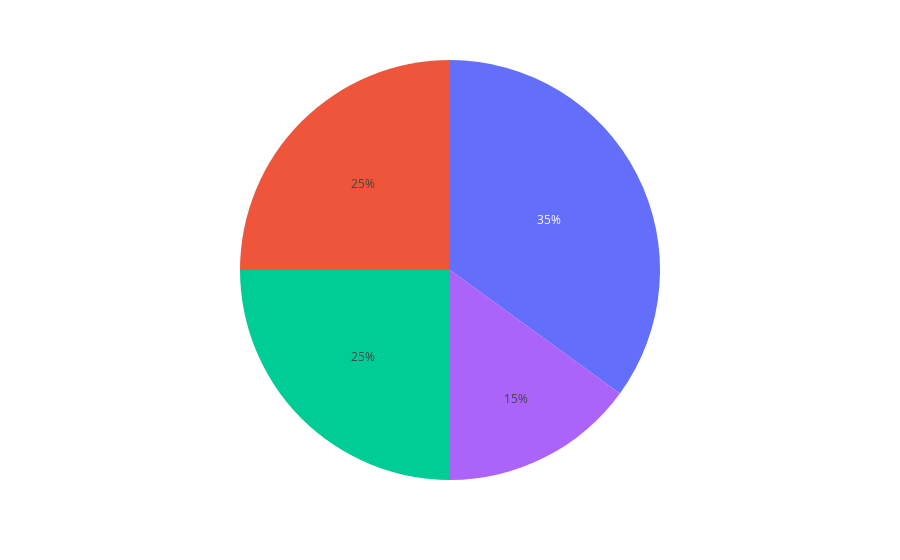

The notebook cell this image was saved under:
### Code cell
px.pie(values=y)

### Figure 1 — Plotly figure (JSON) as saved in the notebook; plotly's stock layout.template omitted (floating-point values rounded to 4 significant figures)
{"data": [{"domain": {"x": [0, 1], "y": [0, 1]}, "hovertemplate": "value=%{value}<extra></extra>", "legendgroup": "", "name": "", "showlegend": false, "type": "pie", "values": [35, 25, 25, 15]}], "layout": {"legend": {"tracegroupgap": 0}, "margin": {"t": 60}}}
